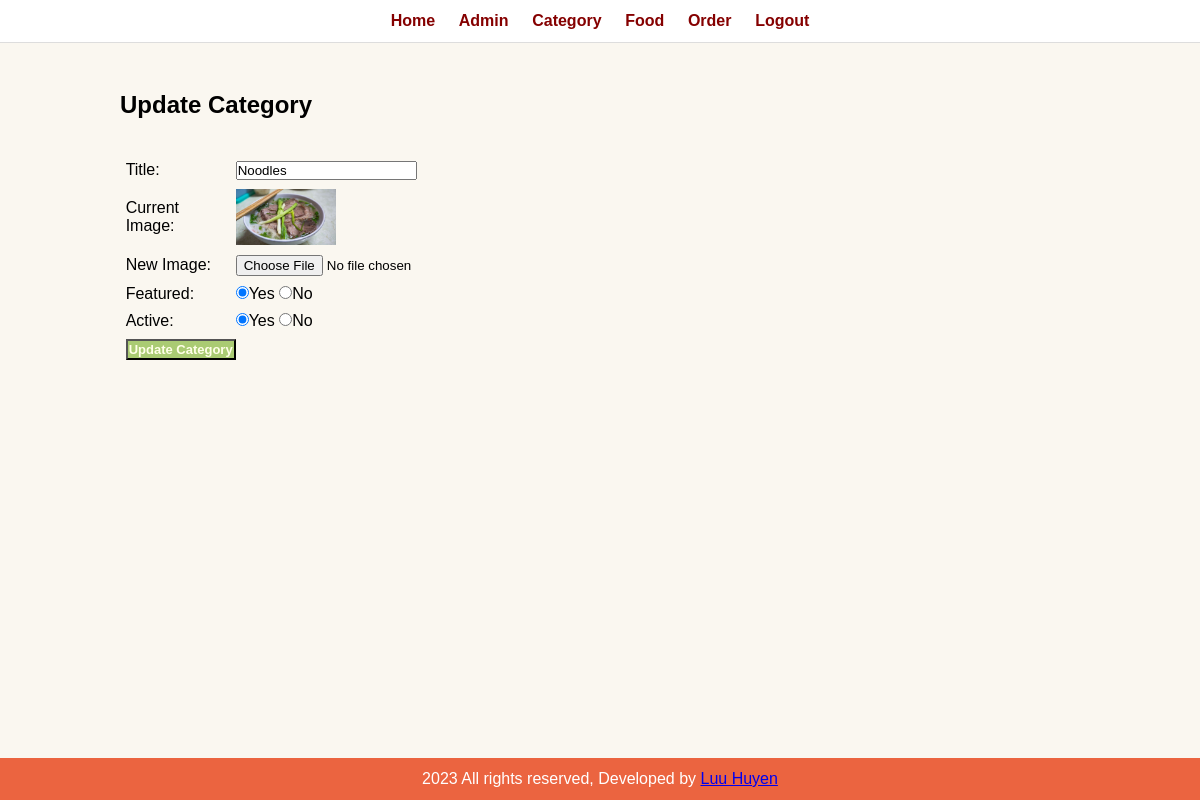
Screenshot of /admin/update-category.php?id=33 (signed in) with the database file from the repository.
### tables this page shows
CREATE TABLE `db_category` (
  `id` int(10) UNSIGNED NOT NULL,
  `title` varchar(100) NOT NULL,
  `img_name` varchar(255) NOT NULL,
  `featured` varchar(10) NOT NULL,
  `active` varchar(10) NOT NULL
);

### admin/update-category.php (the view, shortened to what this page needs)
<?php include('partials/menu.php'); ?>
<div class="main-content">
    <div class="wrapper">
        <h2>Update Category</h2>
        <br /><br />
        <?php
        if (isset($_GET['id'])) {
            $id = $_GET['id'];
            $sql = "SELECT * FROM db_category WHERE id= $id";
            $res = mysqli_query($conn, $sql);
            $count = mysqli_num_rows($res);
            if ($count == 1) {
                $row = mysqli_fetch_assoc($res);
                $title = $row['title'];
                $current_image = $row['img_name'];
                $featured = $row['featured'];
                $active = $row['active'];
            } else {
                $_SESSION['no-category-found'] = "<div class='error'>No Category Found</div>";
                header('location:' . URL . 'admin/manage-category.php');
            }
        } else {
            header('location:' . URL . 'admin/manage-category.php');
        }
        ?>
        <form action="" method="POST" enctype="multipart/form-data">
            <table class="db-30">
                <tr>
                    <td>Title: </td>
                    <td>
                        <input type="text" name="title" value="<?php echo $title; ?>">
                    </td>
                </tr>
                <tr>
                    <td>Current Image: </td>
                    <td>
                        <?php
                        if ($current_image != 0) {
                        ?>
                            <img src="<?php echo URL; ?>assets/images/category/<?php echo $current_image; ?>" width="100px">
                        <?php
                        } else {
                            echo "<div class = 'error'>No Image</div>";
                        }
                        ?>
                    </td>
                </tr>
                <tr>
                    <td>New Image: </td>
                    <td>
                        <input type="file" name="image">
                    </td>
                </tr>
                <tr>
                    <td>Featured: </td>
                    <td>
                        <input <?php if ($featured == "Yes") {
                                    echo "checked";
                                } ?> type="radio" name="featured" value="Yes">Yes
                        <input <?php if ($featured == "No") {
                                    echo "checked";
                                } ?> type="radio" name="featured" value="No">No
                    </td>
                </tr>
                <tr>
                    <td>Active: </td>
                    <td>
                        <input <?php if ($active == "Yes") {
                                    echo "checked";
                                } ?> type="radio" name="active" value="Yes">Yes
                        <input <?php if ($active == "No") {
                                    echo "checked";
                                } ?> type="radio" name="active" value="No">No
                    </td>
                </tr>
                <tr>
                    <td>
                        <input type="submit" name="submit" value="Update Category" class="btn-secondary">
                    </td>
                </tr>
            </table>
        </form>
    </div>
</div>
<?php include('partials/footer.php'); ?>

### assets/admin.css (style rules this page uses)
* { margin: 0; padding: 0; font-family: 'Poppins', sans-serif, system-ui, -apple-system, BlinkMacSystemFont, 'Segoe UI', Roboto, Oxygen, Ubuntu, Cantarell, 'Open Sans', 'Helvetica Neue', sans-serif; }
body { min-height: 100vh; background-color: #FAF7F0; }
.wrapper { padding: 1%; width: 80%; margin: 0 auto; }
.db-30 { width: 30%; }
table tr td { padding: 1%; }
.btn-secondary { background-color: #AACB73; padding: 1%; color:#FFFFE8; text-decoration: none; font-weight: bold; font-size:small; }
.main-content { padding: 3% 0; }

### rows the page displays
db_category: title "Noodles", img_name (picture), featured "☑", active "☑"
